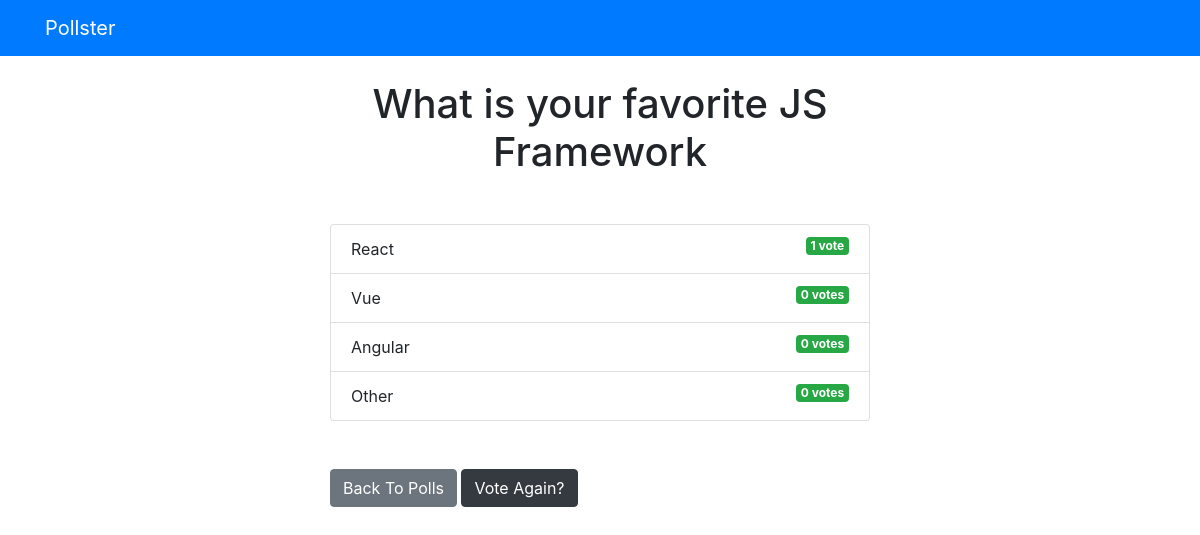
/polls/2/results, run on an earlier commit of the app's database.
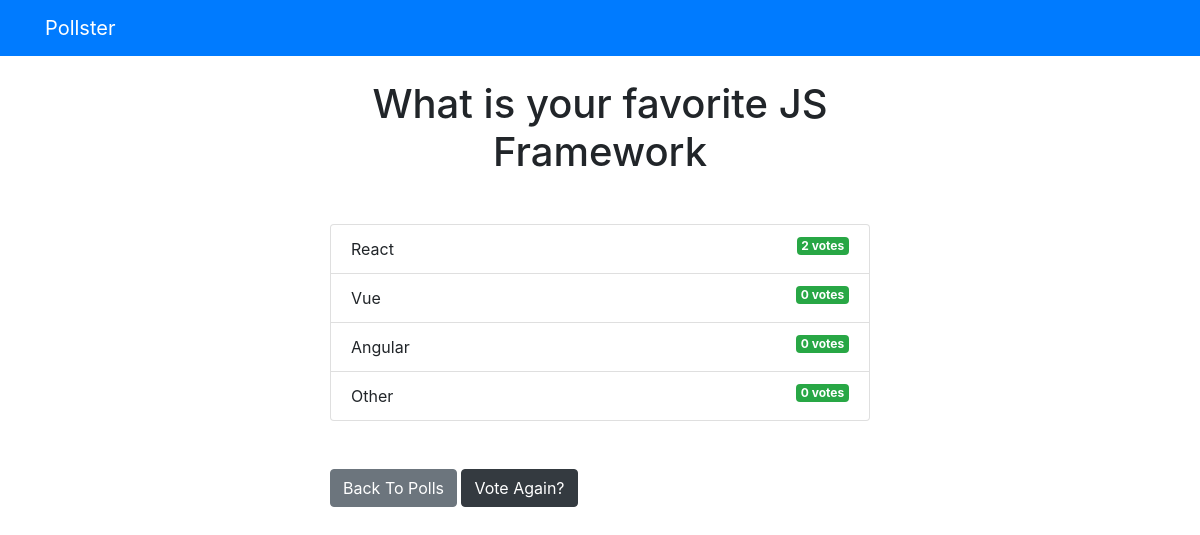
And on a later commit of the database.
### polls/models.py (models this page shows, shortened)
class Choice(models.Model):
    question = models.ForeignKey(Question, on_delete=models.CASCADE)
    choice_text = models.CharField(max_length=200)
    votes = models.IntegerField(default=0)

### polls/views.py (the view)
# urls.py: path('<int:question_id>/results', views.results, name='results'),
def results(request, question_id):
    question = get_object_or_404(Question, pk=question_id)
    return render(request, 'polls/results.html', {'question': question})

### templates/polls/results.html
{% extends 'base.html' %}
{% block content %}
<h1 class="mb-5 text-center">{{ question.question_text }}</h1>
<ul class="list-group mb-5">
    {% for choice in question.choice_set.all %}
    <li class="list-group-item">
        {{ choice.choice_text }} <span class="badge badge-success float-right">{{ choice.votes }} vote{{ choice.votes | pluralize }}</span>
    </li>
    {% endfor %}
</ul>
<a href="{% url 'polls:index' %}" class="btn btn-secondary">Back To Polls</a>
<a href="{% url 'polls:detail' question.id %}" class="btn btn-dark">Vote Again?</a>
{% endblock %}

What changed in the data, as far as the page shows it:
changed Choice "React": votes "1" → "2"; votes|pluralize (not shown) → "s"
